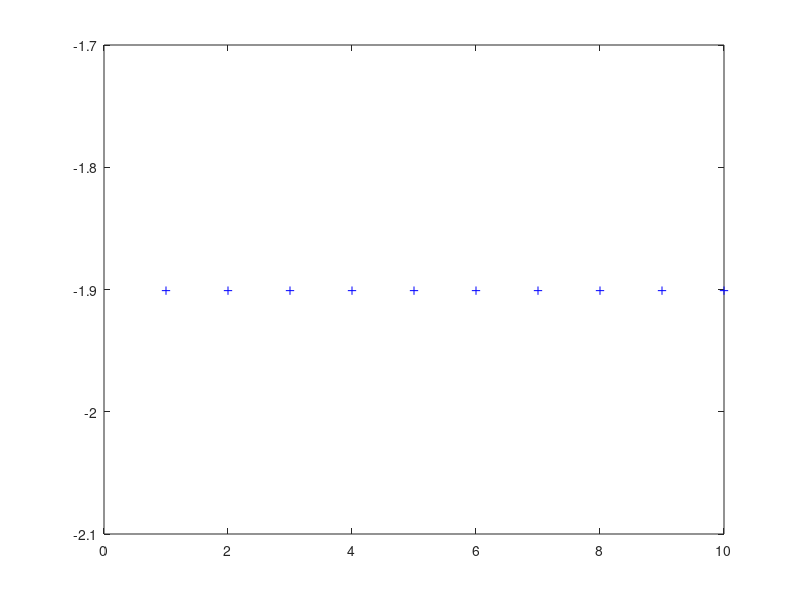
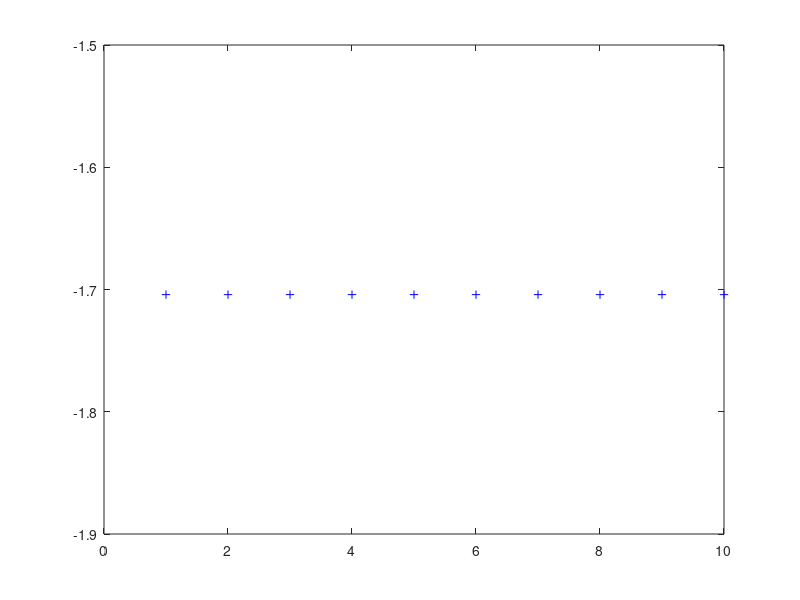

Write MATLAB code to recreate these figures, in order.
%% Espirit_baseline
clear;clc;
%% Initializations
g_weight = 1;
v_weight = 0.5;
n_weight = 0;
g_phse = pi/6;
v_phase = pi/4;
array_size = 6;
Averaged_samples = 10;

X = zeros(1,array_size);
phase1=zeros(Averaged_samples,1);
phase2=zeros(Averaged_samples,1);

phi_one = rand();
phi_two = rand();
%% Two Element Array size
% A on Case 1
for Averaged_sample = 1:Averaged_samples;
    
    for pos = 1:array_size;
        
        distance = pos/2;
        X(1,pos) = g_weight*exp(1i*2*pi*phi_one)*exp(-1i*distance*sin(g_phse))... %Ground
            + v_weight*exp(1i*2*pi*phi_two)*exp(-1i*distance*sin(v_phase))...  %Vegetaion
            + n_weight*sqrt(-2*log(1-rand))*exp(1i*2*pi*rand);  %Noise
    end
    
    Y1 = [X(1,1)*X(1,2);
        X(1,1)*X(1,3);
        X(1,2)*X(1,3)];
    
    Y2 = [X(1,4)*X(1,5);
        X(1,4)*X(1,6);
        X(1,5)*X(1,6)]; %Baseline = 3d
    
%     Y1 = [X(1,1)*X(1,2);
%         X(1,1)*X(1,3);
%         X(1,2)*X(1,3)];
%     
%     Y2 = [X(1,2)*X(1,3);
%         X(1,2)*X(1,4);
%         X(1,3)*X(1,4)]; %Baseline = d
%     
%     Y1 = [X(1,1)*X(1,2);
%         X(1,1)*X(1,3);
%         X(1,2)*X(1,3)];
%     
%     Y2 = [X(1,3)*X(1,4);
%         X(1,3)*X(1,5);
%         X(1,4)*X(1,5)]; %Baseline = 2d

    
    R1 = bsxfun(@times, Y1,Y1');
    R2 =  bsxfun(@times, Y1,Y2');
    
    A =  bsxfun(@times,R1,R2');
    
    [u,uv] = eig(A);
    [~,kk]=sort(angle(diag(uv)),'ascend');
    
    phase1(Averaged_sample)=phase1(Averaged_sample) + angle(uv(kk(1),kk(1)));
    phase2(Averaged_sample)=phase2(Averaged_sample) + angle(uv(kk(2),kk(2)));
    
end
%% Ploting Results

figure(1)
plot(phase1,'b+');

figure(2)
plot(phase2,'b+');
